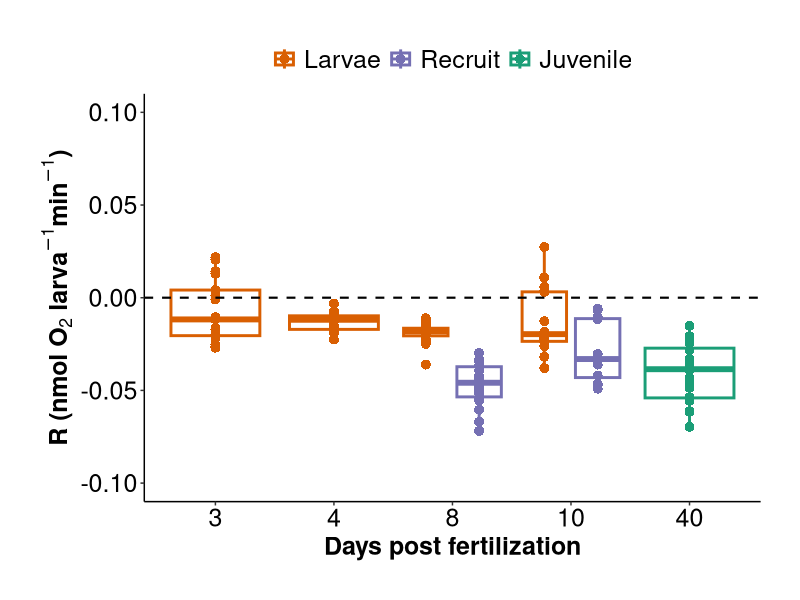

This figure's R source: (Note: this script raises an error after producing the figure.)
## ---- chunk 1
rm(list=ls(all=TRUE)) 
## ---- chunk 2
## install packages if you dont already have them in your library
if ("tidyverse" %in% rownames(installed.packages()) == 'FALSE') install.packages('tidyverse') 
if ("car" %in% rownames(installed.packages()) == 'FALSE') install.packages('car') 
if ("lme4" %in% rownames(installed.packages()) == 'FALSE') install.packages('lme4') 
if ("lmerTest" %in% rownames(installed.packages()) == 'FALSE') install.packages('lmerTest') 
if ("scales" %in% rownames(installed.packages()) == 'FALSE') install.packages('scales') 
if ("cowplot" %in% rownames(installed.packages()) == 'FALSE') install.packages('cowplot') 
if ("ggplot2" %in% rownames(installed.packages()) == 'FALSE') install.packages('ggplot2') 
if ("effects" %in% rownames(installed.packages()) == 'FALSE') install.packages('effects') 

#load packages
library("ggplot2")
library("tidyverse")
library('car')
library('lme4')
library('lmerTest')
library('scales')
library('cowplot')
library('effects')
## ---- chunk 3
PRdata<-read.csv("../../Mcap2020/Output/Respiration/oxygen_P_R_calc.csv") #load data
## ---- chunk 4
#remove all rows of wells that did not have samples or blanks
PRdata<-PRdata[!is.na(PRdata$Type),]

#format columns
PRdata$dpf<-as.factor(PRdata$dpf)

#subset fused juvenile data frame for a different project, then save as separate file
fused_oxygen <- PRdata[which(PRdata$Lifestage=='Juvenile'),]
fused_oxygen <- droplevels(fused_oxygen)
## ---- chunk 5
PRdata$ratio<-abs(PRdata$GP.nmol.org.min)/abs(PRdata$R.nmol.org.min) #calculate ratio with absolute values
#remove outliers detected by values of P:R ratio data
PRdata<-PRdata%>%filter(ratio < 15)

fused_oxygen$ratio<-abs(fused_oxygen$GP.nmol.org.min)/abs(fused_oxygen$R.nmol.org.min)
## ---- chunk 6
Rplot1<-ggplot(data=PRdata, aes(x=dpf, y=R.nmol.org.min, colour=Lifestage, group=interaction(Lifestage, dpf))) +
  geom_boxplot(position=position_dodge(0.9), lwd=1)+
  geom_jitter(shape=16, position=position_dodge(0.9), size=3)+
  geom_hline(yintercept=0, linetype="dashed", color="black", size=0.75)+
  scale_color_brewer(palette = "Dark2", breaks=c("Larvae", "Recruit", "Juvenile"))+
  scale_y_continuous(limits=c(-0.1, 0.1), labels = scales::number_format(accuracy = 0.01, decimal.mark = '.'))+
  xlab("Days post fertilization")+
  ylab(expression(bold(paste("R (nmol ", O[2], " larva"^-1, "min"^-1, ")")))) +
  theme_classic() +
  theme(text = element_text(size = 18, color="black"),
        axis.text = element_text(size = 18, color="black"), 
        legend.position = "top",
        axis.title = element_text(size = 18, color="black", face="bold"), 
        legend.title=element_blank(), 
        legend.text = element_text(size=18), 
        plot.margin=unit(c(1,1,1,1), "cm"), 
        axis.title.y = element_text(margin = margin(t = 0, r = 1, b = 0, l = 1)), 
        axis.title.x = element_text(margin = margin(t = 3, r = 0, b = 0, l = 0)));Rplot1

Rplot2<-Rplot1+theme(legend.position="none")

ggsave("../../Mcap2020/Figures/Respiration/mcap_R.pdf", plot=Rplot1, height=8, width=7, units = c("in"), dpi=300) #output figure
## ---- chunk 7
meanR <- plyr::ddply(PRdata, c("Lifestage", "dpf"), summarise,
                   N    = length(R.nmol.org.min[!is.na(R.nmol.org.min)]),
                   mean = mean(R.nmol.org.min, na.rm=TRUE),
                   sd   = sd(R.nmol.org.min, na.rm=TRUE),
                   se   = sd / sqrt(N)
); meanR
## ---- chunk 8
Pplot1<-ggplot(data=PRdata, aes(x=dpf, y=P.nmol.org.min, colour=Lifestage, group=interaction(Lifestage, dpf))) +
  geom_boxplot(position=position_dodge(0.9), lwd=1)+
  geom_jitter(shape=16, position=position_dodge(0.9), size=3)+
  geom_hline(yintercept=0, linetype="dashed", color="black", size=0.75)+
  scale_color_brewer(palette = "Dark2", breaks=c("Larvae", "Recruit", "Juvenile"))+
  scale_y_continuous(limits=c(-0.1, 0.3), labels = scales::number_format(accuracy = 0.01, decimal.mark = '.'))+
  xlab("Days post fertilization")+
  ylab(expression(bold(paste("Net P (nmol ", O[2], " larva"^-1, "min"^-1, ")")))) +
  theme_classic() +
  theme(text = element_text(size = 18, color="black"),
        axis.text = element_text(size = 18, color="black"), 
        legend.position = "right",
        axis.title = element_text(size = 18, color="black", face="bold"), 
        legend.title=element_blank(), 
        legend.text = element_text(size=18), 
        plot.margin=unit(c(1,1,1,1), "cm"), 
        axis.title.y = element_text(margin = margin(t = 0, r = 1, b = 0, l = 1)), 
        axis.title.x = element_text(margin = margin(t = 3, r = 0, b = 0, l = 0))); Pplot1

Pplot2<-Pplot1+theme(legend.position="none")

ggsave("../../Mcap2020/Figures/Respiration/mcap_P.pdf", plot=Pplot2, height=8, width=7, units = c("in"), dpi=300) #output figure
## ---- chunk 9
meanP <- plyr::ddply(PRdata, c("Lifestage", "dpf"), summarise,
                   N    = length(P.nmol.org.min[!is.na(P.nmol.org.min)]),
                   mean = mean(P.nmol.org.min, na.rm=TRUE),
                   sd   = sd(P.nmol.org.min, na.rm=TRUE),
                   se   = sd / sqrt(N)
); meanP
## ---- chunk 10
GPplot1<-ggplot(data=PRdata, aes(x=dpf, y=GP.nmol.org.min, colour=Lifestage, group=interaction(Lifestage, dpf))) +
  geom_boxplot(position=position_dodge(0.9), lwd=1)+
  geom_jitter(shape=16, position=position_dodge(0.9), size=3)+
  geom_hline(yintercept=0, linetype="dashed", color="black", size=0.75)+
  scale_color_brewer(palette = "Dark2", breaks=c("Larvae", "Recruit", "Juvenile"))+
  scale_y_continuous(limits=c(-0.1, 0.3), labels = scales::number_format(accuracy = 0.01, decimal.mark = '.'))+
  xlab("Days post fertilization")+
  ylab(expression(bold(paste("Gross P (nmol ", O[2], " larva"^-1, "min"^-1, ")")))) +
  theme_classic() +
  theme(text = element_text(size = 18, color="black"),
        axis.text = element_text(size = 18, color="black"), 
        legend.position = "right",
        axis.title = element_text(size = 18, color="black", face="bold"), 
        legend.title=element_blank(), 
        legend.text = element_text(size=18), 
        plot.margin=unit(c(1,1,1,1), "cm"), 
        axis.title.y = element_text(margin = margin(t = 0, r = 1, b = 0, l = 1)), 
        axis.title.x = element_text(margin = margin(t = 3, r = 0, b = 0, l = 0))); GPplot1

GPplot2<-GPplot1+theme(legend.position="none") 

ggsave("../../Mcap2020/Figures/Respiration/mcap_GP.pdf", plot=GPplot2, height=8, width=7, units = c("in"), dpi=300) #output figure
## ---- chunk 11
meanGP <- plyr::ddply(PRdata, c("Lifestage", "dpf"), summarise,
                   N    = length(GP.nmol.org.min[!is.na(GP.nmol.org.min)]),
                   mean = mean(GP.nmol.org.min, na.rm=TRUE),
                   sd   = sd(GP.nmol.org.min, na.rm=TRUE),
                   se   = sd / sqrt(N)
); meanGP
## ---- chunk 12
PRplot1<-ggplot(data=PRdata, aes(x=dpf, y=ratio, colour=Lifestage, group=interaction(Lifestage, dpf))) +
  geom_boxplot(position=position_dodge(0.9), lwd=1)+
  geom_jitter(shape=16, position=position_dodge(0.9), size=3)+
  scale_color_brewer(palette = "Dark2", breaks=c("Larvae", "Recruit", "Juvenile"))+
  geom_hline(yintercept=1, linetype="dashed", color="black", size=0.75)+
  scale_y_continuous(limits=c(-2, 6), labels = scales::number_format(accuracy = 0.01, decimal.mark = '.'))+
  ylab(expression(bold(paste("P : R ")))) +
  xlab("Days Post Fertilization") +
  theme_classic() +
  theme(text = element_text(size = 18, color="black"),
        axis.text = element_text(size = 18, color="black"), 
        legend.position = "top",
        axis.title = element_text(size = 18, color="black", face="bold"), 
        legend.title=element_blank(), 
        legend.text = element_text(size=22), 
        plot.margin=unit(c(1,1,1,1), "cm"), 
        axis.title.y = element_text(margin = margin(t = 0, r = 1, b = 0, l = 1)), 
        axis.title.x = element_text(margin = margin(t = 3, r = 0, b = 0, l = 0))); PRplot1

PRplot2<-PRplot1+theme(legend.position="right") 

ggsave("../../Mcap2020/Figures/Respiration/mcap_PR.pdf", plot=PRplot1, height=8, width=8, units = c("in"), dpi=300) #output figure
## ---- chunk 13
meanPR <- plyr::ddply(PRdata, c("Lifestage", "dpf"), summarise,
                   N    = length(ratio[!is.na(ratio)]),
                   mean = mean(ratio, na.rm=TRUE),
                   sd   = sd(ratio, na.rm=TRUE),
                   se   = sd / sqrt(N)
); meanPR
## ---- chunk 14
mcap_respiration<-plot_grid(Rplot2, Pplot2, GPplot2, PRplot2, labels = c("A", "B", "C", "D"), label_size=18, ncol=4, nrow=1, rel_heights= c(1,1,1,1), rel_widths = c(0.75,0.75,0.75,1), align="h")

ggsave(filename="../../Mcap2020/Figures/Respiration/mcap_PR_panel.pdf", plot=mcap_respiration, dpi=300, width=24, height=6, units="in")
## ---- chunk 15
FuseR1<-ggplot(data=fused_oxygen, aes(x=as.factor(Org.Number), y=R.nmol.org.min, group=interaction(Org.Number))) +
  geom_boxplot(position=position_dodge(0.9), lwd=1)+
  geom_jitter(shape=16, position=position_dodge(0.9), size=3)+
  geom_hline(yintercept=0, linetype="dashed", color="black", size=0.75)+
  scale_y_continuous(limits=c(-0.1, 0.01), labels = scales::number_format(accuracy = 0.01, decimal.mark = '.'))+
  xlab("Number of Fused Polyps")+
  ylab(expression(bold(paste("R (nmol ", O[2], " polyp"^-1, "min"^-1, ")")))) +
  theme_classic() +
  theme(text = element_text(size = 18, color="black"),
        axis.text = element_text(size = 18, color="black"), 
        legend.position = "right",
        axis.title = element_text(size = 18, color="black", face="bold"), 
        legend.title=element_blank(), 
        legend.text = element_text(size=18), 
        plot.margin=unit(c(1,1,1,1), "cm"), 
        axis.title.y = element_text(margin = margin(t = 0, r = 1, b = 0, l = 1)), 
        axis.title.x = element_text(margin = margin(t = 3, r = 0, b = 0, l = 0)));FuseR1
## ---- chunk 16
FuseP1<-ggplot(data=fused_oxygen, aes(x=as.factor(Org.Number), y=P.nmol.org.min, group=interaction(Org.Number))) +
  geom_boxplot(position=position_dodge(0.9), lwd=1)+
  geom_jitter(shape=16, position=position_dodge(0.9), size=3)+
  geom_hline(yintercept=0, linetype="dashed", color="black", size=0.75)+
  scale_y_continuous(limits=c(-0.1, 0.4), labels = scales::number_format(accuracy = 0.01, decimal.mark = '.'))+
  xlab("Number of Fused Polyps")+
  ylab(expression(bold(paste("Net P (nmol ", O[2], " polyp"^-1, "min"^-1, ")")))) +
  theme_classic() +
  theme(text = element_text(size = 18, color="black"),
        axis.text = element_text(size = 18, color="black"), 
        legend.position = "right",
        axis.title = element_text(size = 18, color="black", face="bold"), 
        legend.title=element_blank(), 
        legend.text = element_text(size=18), 
        plot.margin=unit(c(1,1,1,1), "cm"), 
        axis.title.y = element_text(margin = margin(t = 0, r = 1, b = 0, l = 1)), 
        axis.title.x = element_text(margin = margin(t = 3, r = 0, b = 0, l = 0)));FuseP1

## ---- chunk 17
FuseGP1<-ggplot(data=fused_oxygen, aes(x=as.factor(Org.Number), y=GP.nmol.org.min, group=interaction(Org.Number))) +
  geom_boxplot(position=position_dodge(0.9), lwd=1)+
  geom_jitter(shape=16, position=position_dodge(0.9), size=3)+
  geom_hline(yintercept=0, linetype="dashed", color="black", size=0.75)+
  scale_y_continuous(limits=c(-0.1, 0.4), labels = scales::number_format(accuracy = 0.01, decimal.mark = '.'))+
  xlab("Number of Fused Polyps")+
  ylab(expression(bold(paste("Gross P (nmol ", O[2], " polyp"^-1, "min"^-1, ")")))) +
  theme_classic() +
  theme(text = element_text(size = 18, color="black"),
        axis.text = element_text(size = 18, color="black"), 
        legend.position = "right",
        axis.title = element_text(size = 18, color="black", face="bold"), 
        legend.title=element_blank(), 
        legend.text = element_text(size=18), 
        plot.margin=unit(c(1,1,1,1), "cm"), 
        axis.title.y = element_text(margin = margin(t = 0, r = 1, b = 0, l = 1)), 
        axis.title.x = element_text(margin = margin(t = 3, r = 0, b = 0, l = 0)));FuseGP1

## ---- chunk 18
FusePR1<-ggplot(data=fused_oxygen, aes(x=as.factor(Org.Number), y=ratio, group=interaction(Org.Number))) +
  geom_boxplot(position=position_dodge(0.9), lwd=1)+
  geom_jitter(shape=16, position=position_dodge(0.9), size=3)+
  geom_hline(yintercept=1, linetype="dashed", color="black", size=0.75)+
  scale_y_continuous(limits=c(-1, 8), labels = scales::number_format(accuracy = 0.01, decimal.mark = '.'))+
  xlab("Number of Fused Polyps")+
  ylab(expression(bold(paste("P : R")))) +
  theme_classic() +
  theme(text = element_text(size = 18, color="black"),
        axis.text = element_text(size = 18, color="black"), 
        legend.position = "right",
        axis.title = element_text(size = 18, color="black", face="bold"), 
        legend.title=element_blank(), 
        legend.text = element_text(size=18), 
        plot.margin=unit(c(1,1,1,1), "cm"), 
        axis.title.y = element_text(margin = margin(t = 0, r = 1, b = 0, l = 1)), 
        axis.title.x = element_text(margin = margin(t = 3, r = 0, b = 0, l = 0)));FusePR1

## ---- chunk 19
Fuse_c_R1<-ggplot(data=fused_oxygen, aes(x=as.factor(Org.Number), y=(R.nmol.org.min*Org.Number), group=interaction(Org.Number))) +
  geom_boxplot(position=position_dodge(0.9), lwd=1)+
  geom_jitter(shape=16, position=position_dodge(0.9), size=3)+
  geom_hline(yintercept=0, linetype="dashed", color="black", size=0.75)+
  scale_y_continuous(limits=c(-0.4, 0.1), labels = scales::number_format(accuracy = 0.01, decimal.mark = '.'))+
  xlab("Number of Fused Polyps")+
  ylab(expression(bold(paste("R (nmol ", O[2], " polyp"^-1, "min"^-1, ")")))) +
  theme_classic() +
  theme(text = element_text(size = 18, color="black"),
        axis.text = element_text(size = 18, color="black"), 
        legend.position = "right",
        axis.title = element_text(size = 18, color="black", face="bold"), 
        legend.title=element_blank(), 
        legend.text = element_text(size=18), 
        plot.margin=unit(c(1,1,1,1), "cm"), 
        axis.title.y = element_text(margin = margin(t = 0, r = 1, b = 0, l = 1)), 
        axis.title.x = element_text(margin = margin(t = 3, r = 0, b = 0, l = 0)));Fuse_c_R1

## ---- chunk 20
Fuse_c_P1<-ggplot(data=fused_oxygen, aes(x=as.factor(Org.Number), y=(P.nmol.org.min*Org.Number), group=interaction(Org.Number))) +
  geom_boxplot(position=position_dodge(0.9), lwd=1)+
  geom_jitter(shape=16, position=position_dodge(0.9), size=3)+
  geom_hline(yintercept=0, linetype="dashed", color="black", size=0.75)+
  scale_y_continuous(limits=c(-0.1, 0.8), labels = scales::number_format(accuracy = 0.01, decimal.mark = '.'))+
  xlab("Number of Fused Polyps")+
  ylab(expression(bold(paste("Net P (nmol ", O[2], " polyp"^-1, "min"^-1, ")")))) +
  theme_classic() +
  theme(text = element_text(size = 18, color="black"),
        axis.text = element_text(size = 18, color="black"), 
        legend.position = "right",
        axis.title = element_text(size = 18, color="black", face="bold"), 
        legend.title=element_blank(), 
        legend.text = element_text(size=18), 
        plot.margin=unit(c(1,1,1,1), "cm"), 
        axis.title.y = element_text(margin = margin(t = 0, r = 1, b = 0, l = 1)), 
        axis.title.x = element_text(margin = margin(t = 3, r = 0, b = 0, l = 0)));Fuse_c_P1

## ---- chunk 21
Fuse_c_GP1<-ggplot(data=fused_oxygen, aes(x=as.factor(Org.Number), y=(GP.nmol.org.min*Org.Number), group=interaction(Org.Number))) +
  geom_boxplot(position=position_dodge(0.9), lwd=1)+
  geom_jitter(shape=16, position=position_dodge(0.9), size=3)+
  geom_hline(yintercept=0, linetype="dashed", color="black", size=0.75)+
  scale_y_continuous(limits=c(-0.1, 0.8), labels = scales::number_format(accuracy = 0.01, decimal.mark = '.'))+
  xlab("Number of Fused Polyps")+
  ylab(expression(bold(paste("Gross P (nmol ", O[2], " polyp"^-1, "min"^-1, ")")))) +
  theme_classic() +
  theme(text = element_text(size = 18, color="black"),
        axis.text = element_text(size = 18, color="black"), 
        legend.position = "right",
        axis.title = element_text(size = 18, color="black", face="bold"), 
        legend.title=element_blank(), 
        legend.text = element_text(size=18), 
        plot.margin=unit(c(1,1,1,1), "cm"), 
        axis.title.y = element_text(margin = margin(t = 0, r = 1, b = 0, l = 1)), 
        axis.title.x = element_text(margin = margin(t = 3, r = 0, b = 0, l = 0)));Fuse_c_GP1

## ---- chunk 22
Fuse_c_PR1<-ggplot(data=fused_oxygen, aes(x=as.factor(Org.Number), y=(abs(fused_oxygen$GP.nmol.org.min*Org.Number)/abs(fused_oxygen$R.nmol.org.min*Org.Number)), group=interaction(Org.Number))) +
  geom_boxplot(position=position_dodge(0.9), lwd=1)+
  geom_jitter(shape=16, position=position_dodge(0.9), size=3)+
  geom_hline(yintercept=1, linetype="dashed", color="black", size=0.75)+
  scale_y_continuous(limits=c(-1, 10), labels = scales::number_format(accuracy = 0.01, decimal.mark = '.'))+
  xlab("Number of Fused Polyps")+
  ylab(expression(bold(paste("P : R")))) +
  theme_classic() +
  theme(text = element_text(size = 18, color="black"),
        axis.text = element_text(size = 18, color="black"), 
        legend.position = "right",
        axis.title = element_text(size = 18, color="black", face="bold"), 
        legend.title=element_blank(), 
        legend.text = element_text(size=18), 
        plot.margin=unit(c(1,1,1,1), "cm"), 
        axis.title.y = element_text(margin = margin(t = 0, r = 1, b = 0, l = 1)), 
        axis.title.x = element_text(margin = margin(t = 3, r = 0, b = 0, l = 0)));Fuse_c_PR1

## ---- chunk 23
mcap_fused_respiration<-plot_grid(FuseR1, FuseP1, FuseGP1, FusePR1, Fuse_c_R1, Fuse_c_P1, Fuse_c_GP1, Fuse_c_PR1, labels = c("Polyp - Level Responses", "", "", "", "Colony - Level Responses", "", "", ""), label_size = 18, ncol=4, nrow=2, rel_heights= c(1), rel_widths = c(1), align="h")

ggsave(filename="../../Mcap2020/Figures/Respiration/mcap_fused_panel.pdf", plot=mcap_fused_respiration, dpi=300, width=24, height=12, units="in")
## ---- chunk 24
colony_v_polypsR <- plyr::ddply(fused_oxygen, c("Org.Number"), summarise,
                   N_r_polyps    = length(R.nmol.org.min[!is.na(R.nmol.org.min)]),
                   mean_r_polyps = mean(R.nmol.org.min, na.rm=TRUE),
                   sd_r_polyps   = sd(R.nmol.org.min, na.rm=TRUE),
                   se_r_polyps   = sd_r_polyps / sqrt(N_r_polyps), 
                   N_r_colony    = length(R.nmol.org.min[!is.na(R.nmol.org.min)]),
                   mean_r_colony = mean((Org.Number*R.nmol.org.min), na.rm=TRUE),
                   sd_r_colony   = sd(Org.Number*R.nmol.org.min, na.rm=TRUE),
                   se_r_colony   = sd_r_colony / sqrt(N_r_colony)
)

## ---- chunk 25
R_c_vs_p<-ggplot(data=colony_v_polypsR, aes(x=as.factor(Org.Number), group=interaction(Org.Number))) +
  geom_point(aes(y=mean_r_polyps), size=3, position=position_dodge(0.01), color="orange") + #polyp
  geom_errorbar(aes(ymin=mean_r_polyps-se_r_polyps, ymax=mean_r_polyps+se_r_polyps), width=0, linetype="solid", color="orange", position=position_dodge(0.01), size=0.5) + #polyp
   geom_point(aes(y=mean_r_colony), size=3, position=position_dodge(0.06), color="purple") + #polyp
  geom_errorbar(aes(ymin=mean_r_colony-se_r_colony, ymax=mean_r_colony+se_r_colony), width=0, linetype="solid", color="purple", position=position_dodge(0.06), size=0.5) + #polyp
  geom_hline(yintercept=0, linetype="dashed", color="black", size=0.75)+
  scale_y_continuous(
     name = "Polyp Respiration", # Features of the first axis
     sec.axis = sec_axis(~.*1, name="Colony Total Respiration"),  # Add a second axis and specify its features
     limits=c(-0.4, 0.1),
     labels = scales::number_format(accuracy = 0.01, decimal.mark = '.')
     ) + 
  xlab("Number of Fused Polyps")+
  #ylab(expression(bold(paste("Respiration: nmol polyp"^-1, "min"^-1)))) +
  theme_classic() +
  theme(text = element_text(size = 18, color="black"),
        axis.text = element_text(size = 18, color="black"), 
        legend.position = "right",
        axis.title = element_text(size = 18, color="black", face="bold"), 
        legend.title=element_blank(), 
        legend.text = element_text(size=18), 
        plot.margin=unit(c(1,1,1,1), "cm"), 
        axis.title.y = element_text(margin = margin(t = 0, r = 1, b = 0, l = 1), color="orange", face="bold"), 
        axis.title.y.right = element_text(margin = margin(t = 0, r = 1, b = 1, l = 2), color="purple", face="bold"),
        axis.title.x = element_text(margin = margin(t = 3, r = 0, b = 0, l = 0)));R_c_vs_p

## ---- chunk 26
colony_v_polypsP <- plyr::ddply(fused_oxygen, c("Org.Number"), summarise,
                   N_p_polyps    = length(P.nmol.org.min[!is.na(P.nmol.org.min)]),
                   mean_p_polyps = mean(P.nmol.org.min, na.rm=TRUE),
                   sd_p_polyps   = sd(P.nmol.org.min, na.rm=TRUE),
                   se_p_polyps   = sd_p_polyps / sqrt(N_p_polyps), 
                   N_p_colony    = length(P.nmol.org.min[!is.na(P.nmol.org.min)]),
                   mean_p_colony = mean((Org.Number*P.nmol.org.min), na.rm=TRUE),
                   sd_p_colony   = sd(Org.Number*P.nmol.org.min, na.rm=TRUE),
                   se_p_colony   = sd_p_colony / sqrt(N_p_colony)
)

## ---- chunk 27
P_c_vs_p<-ggplot(data=colony_v_polypsP, aes(x=as.factor(Org.Number), group=interaction(Org.Number))) +
  geom_point(aes(y=mean_p_polyps), size=3, position=position_dodge(0.01), color="orange") + #polyp
  geom_errorbar(aes(ymin=mean_p_polyps-se_p_polyps, ymax=mean_p_polyps+se_p_polyps), width=0, linetype="solid", color="orange", position=position_dodge(0.01), size=0.5) + #polyp
   geom_point(aes(y=mean_p_colony), size=3, position=position_dodge(0.06), color="purple") + #polyp
  geom_errorbar(aes(ymin=mean_p_colony-se_p_colony, ymax=mean_p_colony+se_p_colony), width=0, linetype="solid", color="purple", position=position_dodge(0.06), size=0.5) + #polyp
  geom_hline(yintercept=0, linetype="dashed", color="black", size=0.75)+
  scale_y_continuous(
     name = "Polyp Net Photosynthesis", # Features of the first axis
     sec.axis = sec_axis(~.*1, name="Colony Total Net Photosynthesis"),  # Add a second axis and specify its features
     limits=c(-0.1, 0.8),
     labels = scales::number_format(accuracy = 0.01, decimal.mark = '.')
     ) + 
  xlab("Number of Fused Polyps")+
  #ylab(expression(bold(paste("Respiration: nmol polyp"^-1, "min"^-1)))) +
  theme_classic() +
  theme(text = element_text(size = 18, color="black"),
        axis.text = element_text(size = 18, color="black"), 
        legend.position = "right",
        axis.title = element_text(size = 18, color="black", face="bold"), 
        legend.title=element_blank(), 
        legend.text = element_text(size=18), 
        plot.margin=unit(c(1,1,1,1), "cm"), 
        axis.title.y = element_text(margin = margin(t = 0, r = 1, b = 0, l = 1), color="orange", face="bold"), 
        axis.title.y.right = element_text(margin = margin(t = 0, r = 1, b = 1, l = 2), color="purple", face="bold"),
        axis.title.x = element_text(margin = margin(t = 3, r = 0, b = 0, l = 0)));P_c_vs_p
## ---- chunk 28
colony_v_polypsGP <- plyr::ddply(fused_oxygen, c("Org.Number"), summarise,
                   N_gp_polyps    = length(GP.nmol.org.min[!is.na(GP.nmol.org.min)]),
                   mean_gp_polyps = mean(GP.nmol.org.min, na.rm=TRUE),
                   sd_gp_polyps   = sd(GP.nmol.org.min, na.rm=TRUE),
                   se_gp_polyps   = sd_gp_polyps / sqrt(N_gp_polyps), 
                   N_gp_colony    = length(GP.nmol.org.min[!is.na(GP.nmol.org.min)]),
                   mean_gp_colony = mean((Org.Number*GP.nmol.org.min), na.rm=TRUE),
                   sd_gp_colony   = sd(Org.Number*GP.nmol.org.min, na.rm=TRUE),
                   se_gp_colony   = sd_gp_colony / sqrt(N_gp_colony)
)

## ---- chunk 29
GP_c_vs_p<-ggplot(data=colony_v_polypsGP, aes(x=as.factor(Org.Number), group=interaction(Org.Number))) +
  geom_point(aes(y=mean_gp_polyps), size=3, position=position_dodge(0.01), color="orange") + #polyp
  geom_errorbar(aes(ymin=mean_gp_polyps-se_gp_polyps, ymax=mean_gp_polyps+se_gp_polyps), width=0, linetype="solid", color="orange", position=position_dodge(0.01), size=0.5) + #polyp
   geom_point(aes(y=mean_gp_colony), size=3, position=position_dodge(0.06), color="purple") + #polyp
  geom_errorbar(aes(ymin=mean_gp_colony-se_gp_colony, ymax=mean_gp_colony+se_gp_colony), width=0, linetype="solid", color="purple", position=position_dodge(0.06), size=0.5) + #polyp
  geom_hline(yintercept=0, linetype="dashed", color="black", size=0.75)+
  scale_y_continuous(
     name = "Polyp Gross Photosynthesis", # Features of the first axis
     sec.axis = sec_axis(~.*1, name="Colony Total Gross Photosynthesis"),  # Add a second axis and specify its features
     limits=c(-0.1, 0.8),
     labels = scales::number_format(accuracy = 0.01, decimal.mark = '.')
     ) + 
  xlab("Number of Fused Polyps")+
  #ylab(expression(bold(paste("Respiration: nmol polyp"^-1, "min"^-1)))) +
  theme_classic() +
  theme(text = element_text(size = 18, color="black"),
        axis.text = element_text(size = 18, color="black"), 
        legend.position = "right",
        axis.title = element_text(size = 18, color="black", face="bold"), 
        legend.title=element_blank(), 
        legend.text = element_text(size=18), 
        plot.margin=unit(c(1,1,1,1), "cm"), 
        axis.title.y = element_text(margin = margin(t = 0, r = 1, b = 0, l = 1), color="orange", face="bold"), 
        axis.title.y.right = element_text(margin = margin(t = 0, r = 1, b = 1, l = 2), color="purple", face="bold"),
        axis.title.x = element_text(margin = margin(t = 3, r = 0, b = 0, l = 0)));GP_c_vs_p

## ---- chunk 30
meanPR_fuse <- plyr::ddply(fused_oxygen, c("Org.Number"), summarise,
                   N    = length(ratio[!is.na(ratio)]),
                   mean = mean(ratio, na.rm=TRUE),
                   sd   = sd(ratio, na.rm=TRUE),
                   se   = sd / sqrt(N)
)
## ---- chunk 31
PRplot_fuse<-ggplot(data=meanPR_fuse, aes(x=as.factor(Org.Number), y=mean, group=interaction(Org.Number))) +
  geom_point(color="darkgray", size=3, position=position_dodge(0.3)) +
  geom_errorbar(aes(ymin=mean-se, ymax=mean+se), width=0, linetype="solid", position=position_dodge(0.3), size=1) +
  geom_hline(yintercept=1, linetype="dashed", color="black", size=0.75)+
  scale_y_continuous(limits=c(-1, 8), labels = scales::number_format(accuracy = 1, decimal.mark = '.'))+
  xlab("Number of Fused Polyps")+
  ylab(expression(bold(paste("Gross Photosynthesis: Respiration")))) +
  theme_classic() +
  theme(text = element_text(size = 18, color="black"),
        axis.text = element_text(size = 18, color="black"), 
        legend.position = "right",
        axis.title = element_text(size = 18, color="black", face="bold"), 
        legend.title=element_blank(), 
        legend.text = element_text(size=18), 
        plot.margin=unit(c(1,1,1,1), "cm"), 
        axis.title.y = element_text(margin = margin(t = 0, r = 1, b = 0, l = 1)), 
        axis.title.x = element_text(margin = margin(t = 3, r = 0, b = 0, l = 0)));PRplot_fuse

## ---- chunk 32
mcap_fused_colony_vs_polyp<-plot_grid(R_c_vs_p, P_c_vs_p, GP_c_vs_p, PRplot_fuse, labels = c("Respiration", "Net Photosynthesis", "Gross Photosynthesis", "P:R"), label_size = 16, ncol=4, nrow=1, rel_heights= c(1,1,1,1), rel_widths = c(1,1,1,0.8), align="h")

ggsave(filename="../../Mcap2020/Figures/Respiration/mcap_fused_colony_vs_polyp_panel.pdf", plot=mcap_fused_colony_vs_polyp, dpi=300, width=24, height=6, units="in")
## ---- chunk 33
Rmodel1<-lmer(R.nmol.org.min~Lifestage*dpf + (1|Run/dpf), data=PRdata) #run nested within day
anova(Rmodel1, type="II")
## ---- chunk 34
qqPlot(residuals(Rmodel1))
hist(residuals(Rmodel1))
leveneTest(residuals(Rmodel1)~Lifestage * dpf, data=PRdata)
## ---- chunk 35
Pmodel1<-lmer(P.nmol.org.min~Lifestage*dpf + (1|Run/dpf), data=PRdata)
anova(Pmodel1, type="II")
## ---- chunk 36
qqPlot(residuals(Pmodel1))
hist(residuals(Pmodel1))
leveneTest(residuals(Pmodel1)~Lifestage * dpf, data=PRdata)
## ---- chunk 37
GPmodel1<-lmer(GP.nmol.org.min~Lifestage*dpf + (1|Run/dpf), data=PRdata)
anova(GPmodel1, type="II")
## ---- chunk 38
qqPlot(residuals(GPmodel1))
hist(residuals(GPmodel1))
leveneTest(residuals(GPmodel1)~Lifestage * dpf, data=PRdata)
## ---- chunk 39
PRmodel1<-lmer(ratio~Lifestage*dpf + (1|Run/dpf), data=PRdata)
anova(PRmodel1, type="II")
## ---- chunk 40
qqPlot(residuals(PRmodel1))
hist(residuals(PRmodel1))
leveneTest(residuals(PRmodel1)~Lifestage * dpf, data=PRdata)
## ---- chunk 41
Rmodel2<-lmer((R.nmol.org.min*Org.Number)~Org.Number + (1|Run/dpf), data=fused_oxygen) #run nested within day
anova(Rmodel2, type="II")
## ---- chunk 42
qqPlot(residuals(Rmodel2))
hist(residuals(Rmodel2))
leveneTest(residuals(Rmodel2)~as.factor(Org.Number), data=fused_oxygen)
## ---- chunk 43
Rmodel3<-lmer(R.nmol.org.min~Org.Number + (1|Run/dpf), data=fused_oxygen) #run nested within day
anova(Rmodel3, type="II")
## ---- chunk 44
qqPlot(residuals(Rmodel3))
hist(residuals(Rmodel3))
leveneTest(residuals(Rmodel3)~as.factor(Org.Number), data=fused_oxygen)
## ---- chunk 45
colony.R.effects <- predictorEffect(c("Org.Number"), Rmodel2) #set x axis

colony.effR<-plot(colony.R.effects,
                   lines=list(multiline=TRUE, #color lines
                              col=c("purple"), 
                              lty=c(1)), 
                   confint=list(style="bands", alpha=0.3), #set conf int
                   lwd=4,
                   axes=list(y=list(lim=c(-.4, 0.1))),
                   type="response", #set response scale
                   ylab=expression(bold("Colony Total Respiration")), 
                   legend.position="top",
                   xlab=expression(bold("Number of Fused Polyps")), 
                   main="");colony.effR
## ---- chunk 46
polyp.R.effects <- predictorEffect(c("Org.Number"), Rmodel3) #set x axis

polyp.effR<-plot(polyp.R.effects,
                   lines=list(multiline=TRUE, #color lines
                              col=c("orange"), 
                              lty=c(1)), 
                   confint=list(style="bands", alpha=0.3), #set conf int
                   lwd=4,
                   axes=list(y=list(lim=c(-.4, 0.1))),
                   type="response", #set response scale
                   ylab=expression(bold("Polyp Specific Respiration")), 
                   legend.position="top",
                   xlab=expression(bold("Number of Fused Polyps")), 
                   main="");polyp.effR
                   #lattice=list(key.args=list(space="right",
                                              #border=FALSE, 
                                              #title=expression(bold("Temperature - Fusion")),
                                              #cex=1, 
                                              #cex.title=1)))
## ---- chunk 47
Pmodel2<-lmer((P.nmol.org.min*Org.Number)~Org.Number + (1|Run/dpf), data=fused_oxygen) #run nested within day
anova(Pmodel2, type="II")
## ---- chunk 48
qqPlot(residuals(Pmodel2))
hist(residuals(Pmodel2))
leveneTest(residuals(Pmodel2)~as.factor(Org.Number), data=fused_oxygen)
## ---- chunk 49
Pmodel3<-lmer(P.nmol.org.min~Org.Number + (1|Run/dpf), data=fused_oxygen) #run nested within day
anova(Pmodel3, type="II")
## ---- chunk 50
qqPlot(residuals(Pmodel3))
hist(residuals(Pmodel3))
leveneTest(residuals(Pmodel3)~as.factor(Org.Number), data=fused_oxygen)
## ---- chunk 51
colony.NP.effects <- predictorEffect(c("Org.Number"), Pmodel2) #set x axis

colony.effNP<-plot(colony.NP.effects,
                   lines=list(multiline=TRUE, #color lines
                              col=c("purple"), 
                              lty=c(1)), 
                   confint=list(style="bands", alpha=0.3), #set conf int
                   lwd=4,
                   axes=list(y=list(lim=c(-0.1, 0.8))),
                   type="response", #set response scale
                   ylab=expression(bold("Colony Total Net Photosynthesis")), 
                   legend.position="top",
                   xlab=expression(bold("Number of Fused Polyps")), 
                   main="");colony.effNP
## ---- chunk 52
polyp.NP.effects <- predictorEffect(c("Org.Number"), Pmodel3) #set x axis

polyp.effNP<-plot(polyp.NP.effects,
                   lines=list(multiline=TRUE, #color lines
                              col=c("orange"), 
                              lty=c(1)), 
                   confint=list(style="bands", alpha=0.3), #set conf int
                   lwd=4,
                   axes=list(y=list(lim=c(-0.1, 0.8))),
                   type="response", #set response scale
                   ylab=expression(bold("Polyp Specific Net Photosynthesis")), 
                   legend.position="top",
                   xlab=expression(bold("Number of Fused Polyps")), 
                   main="");polyp.effNP
## ---- chunk 53
GPmodel2<-lmer((GP.nmol.org.min*Org.Number)~Org.Number + (1|Run/dpf), data=fused_oxygen) #run nested within day
anova(GPmodel2, type="II")
## ---- chunk 54
qqPlot(residuals(GPmodel2))
hist(residuals(GPmodel2))
leveneTest(residuals(GPmodel2)~as.factor(Org.Number), data=fused_oxygen)
## ---- chunk 55
GPmodel3<-lmer(GP.nmol.org.min~Org.Number + (1|Run/dpf), data=fused_oxygen) #run nested within day
anova(GPmodel3, type="II")
## ---- chunk 56
qqPlot(residuals(GPmodel3))
hist(residuals(GPmodel3))
leveneTest(residuals(GPmodel3)~as.factor(Org.Number), data=fused_oxygen)
## ---- chunk 57
colony.GP.effects <- predictorEffect(c("Org.Number"), GPmodel2) #set x axis

colony.effGP<-plot(colony.GP.effects,
                   lines=list(multiline=TRUE, #color lines
                              col=c("purple"), 
                              lty=c(1)), 
                   confint=list(style="bands", alpha=0.3), #set conf int
                   lwd=4,
                   axes=list(y=list(lim=c(-0.1, 0.8))),
                   type="response", #set response scale
                   ylab=expression(bold("Colony Total Gross Photosynthesis")), 
                   legend.position="top",
                   xlab=expression(bold("Number of Fused Polyps")), 
                   main="");colony.effGP
## ---- chunk 58
polyp.GP.effects <- predictorEffect(c("Org.Number"), GPmodel3) #set x axis

polyp.effGP<-plot(polyp.GP.effects,
                   lines=list(multiline=TRUE, #color lines
                              col=c("orange"), 
                              lty=c(1)), 
                   confint=list(style="bands", alpha=0.3), #set conf int
                   lwd=4,
                   axes=list(y=list(lim=c(-0.1, 0.8))),
                   type="response", #set response scale
                   ylab=expression(bold("Polyp Specific Gross Photosynthesis")), 
                   legend.position="top",
                   xlab=expression(bold("Number of Fused Polyps")), 
                   main="");polyp.effGP
## ---- chunk 59
PRmodel2<-lmer(ratio~Org.Number + (1|Run/dpf), data=fused_oxygen)
anova(PRmodel2, type="II")
## ---- chunk 60
qqPlot(residuals(PRmodel2))
hist(residuals(PRmodel2))
leveneTest(residuals(PRmodel2)~as.factor(Org.Number), data=fused_oxygen)
## ---- chunk 61
ratio.effects <- predictorEffect(c("Org.Number"), PRmodel2) #set x axis

ratio.effGP<-plot(ratio.effects,
                   lines=list(multiline=TRUE, #color lines
                              col=c("black"), 
                              lty=c(1)), 
                   confint=list(style="bands", alpha=0.3), #set conf int
                   lwd=4,
                   axes=list(y=list(lim=c(-0.1, 8))),
                   type="response", #set response scale
                   ylab=expression(bold("P:R Ratio")), 
                   legend.position="top",
                   xlab=expression(bold("Number of Fused Polyps")), 
                   main="");ratio.effGP
## ---- chunk 62
fused_regressions<-plot_grid(polyp.effR, colony.effR, polyp.effNP, colony.effNP, polyp.effGP, colony.effGP, ratio.effGP, labels = c("p=0.01", "p<0.01", "p>0.05", "p=0.04", "p>0.05", "p=0.03", "p>0.05"), label_size = 16, ncol=2, nrow=4, rel_heights= c(1), rel_widths = c(1), align="h")

ggsave(filename="../../Mcap2020/Figures/Respiration/fused_regressions.pdf", plot=fused_regressions, dpi=300, width=10, height=16, units="in")
